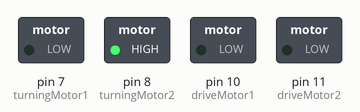
The sketch below on a simulated Arduino Uno, built with avr-gcc and run on an emulated ATmega328P. Shown: switched loads named in the sketch (green lamp = pin HIGH).

Above: at 0.1 s.
Timing chart, 0 to 1.6 s (numbered marks = the images above):
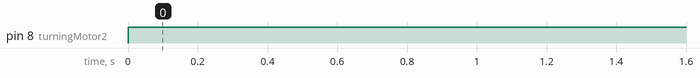

Measured:
- by itself, pin 8 (turningMotor2): LOW → HIGH at 0.00 s

The sketch:

rc_car.ino
```cpp
 const int turningMotor1 = 7;
 const int turningMotor2 = 8;
 const int driveMotor1 = 10;
 const int driveMotor2 = 11;
 const int sonarTrigger = 5;
 const int sonarEcho = 6;

 void setup(){
   Serial.begin(9600);
   pinMode(turningMotor1, OUTPUT);
   pinMode(turningMotor2, OUTPUT);
   pinMode(driveMotor1, OUTPUT);
   pinMode(driveMotor2, OUTPUT);
   pinMode(sonarTrigger, OUTPUT);
   pinMode(sonarEcho, INPUT);
 }

 void loop(){
   //pathFind();
//   int distance = updateAverage(pollSonar());
//   int motorSpeed = map(distance, 1, 61, 1, 99);
//   go(true, motorSpeed, 100);
    //go(true, 100, 1);
    turnLeft();
    //digitalWrite(driveMotor1, LOW);
    //digitalWrite(driveMotor2, HIGH);
 }

 void pathFind(){
   int distance = pollSonar();
   int avg = updateAverage(distance);

   if(avg > 58){
     go(true, 99, 50);
     turnStraight();
   } else  if (avg > 35){
     go(true, 99, 50);
     turnRight();
   } else {
     go(false, 70, 50);
     turnLeft();
   }
 }

 int readings[] = {-1, -1, -1};
 const int readingsHeld = 3;
 int readingsTaken = 0;
 int updateAverage(int newReading){
   //update array
   int indexToMod = readingsTaken % readingsHeld;
   readingsTaken++;
   readings[indexToMod] = newReading;

   //calculate average
   int total = 0;
   for(int i = 0; i < readingsHeld; i++){
     int reading = readings[i];
     if(reading != -1){
       total += reading;
     }
   }
   int numReadings = readingsTaken > readingsHeld ? readingsHeld : readingsTaken;
   return total / numReadings;
 }

 int pollSonar(){
   digitalWrite(sonarTrigger, LOW);
   delayMicroseconds(2);
   digitalWrite(sonarTrigger, HIGH);
   delayMicroseconds(10);
   digitalWrite(sonarTrigger, LOW);
   long duration = pulseIn(sonarEcho, HIGH, 3600);
   int distance = (int) ( (duration / 2) / 29.1);
   if(distance > 61 || duration == 0){
     distance = 61;
   }
   return distance;
 }

 void turnRight(){
   digitalWrite(turningMotor1, HIGH);
   digitalWrite(turningMotor2, LOW);
 }

 void turnLeft(){
   digitalWrite(turningMotor1, LOW);
   digitalWrite(turningMotor2, HIGH);
 }

 void turnStraight(){
   digitalWrite(turningMotor1, LOW);
   digitalWrite(turningMotor2, LOW);
 }

 void go(boolean forward, int motorSpeed, long durationInMS){
   //long PW = map(motorSpeed, 1, 100, 500, 1);

   long durationElapsed = 0;

   int pulse = 1000;
   int upPulse = map(motorSpeed, 1, 100, 1, pulse);
   int downPulse = pulse - upPulse;
   int pulses = 0;
   while(durationElapsed <= (durationInMS * 1000)){
     pulses++;
     if(forward){
       digitalWrite(driveMotor1, LOW);
       digitalWrite(driveMotor2, HIGH);
     } else {
       digitalWrite(driveMotor1, HIGH);
       digitalWrite(driveMotor2, LOW);
     }
     delayMicroseconds(upPulse);
     digitalWrite(driveMotor1, HIGH);
     digitalWrite(driveMotor2, HIGH);
     delayMicroseconds(downPulse);
     durationElapsed += pulse;
   }
   Serial.print("pulse:  "); Serial.println(pulse);
   Serial.print("pulses:  "); Serial.println(pulses);
 }

 void stopMotor(){
   digitalWrite(driveMotor1, HIGH);
   digitalWrite(driveMotor2, HIGH);
 }
```
